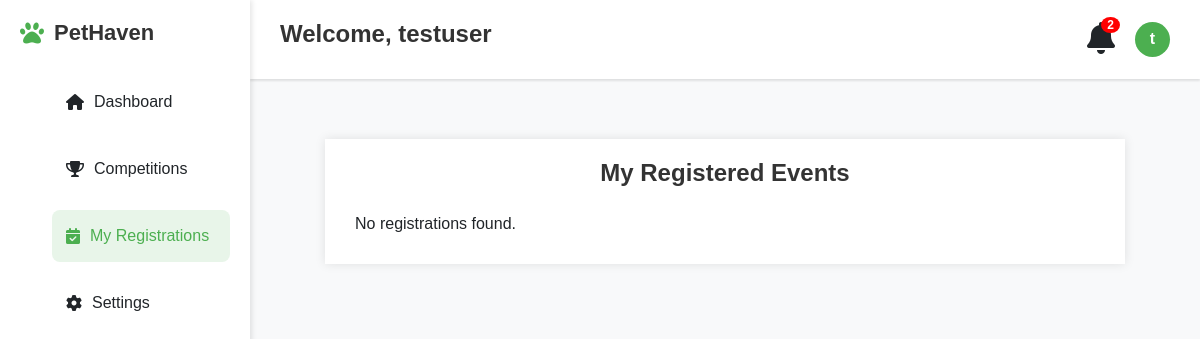
The app's page /registrations (signed in), older data.
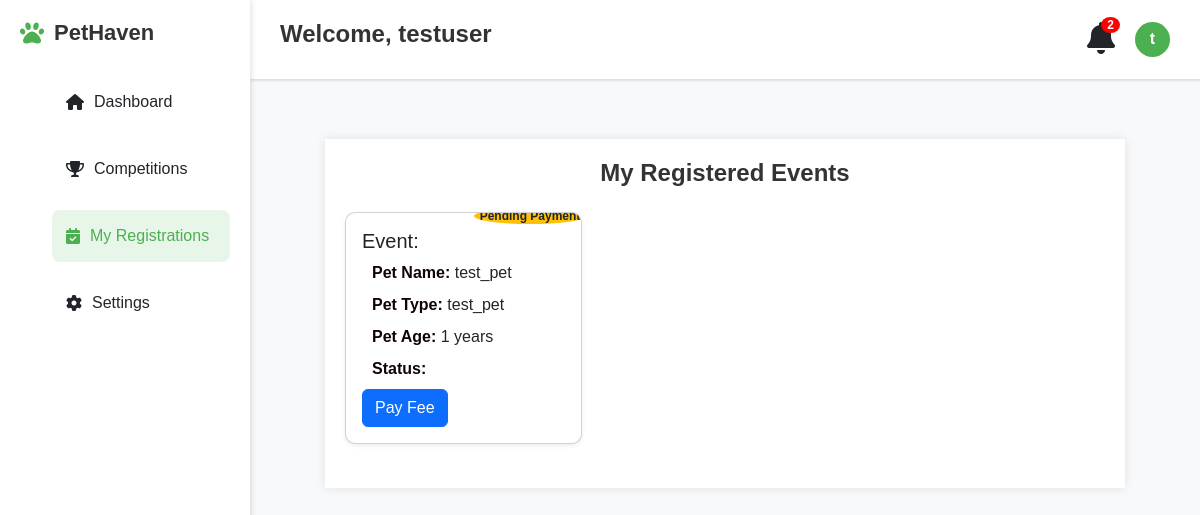
The same page, newer data.
### models.py (models this page shows)
class User(db.Model, UserMixin):
    id = db.Column(db.Integer, primary_key=True)
    username = db.Column(db.String(100), unique=True, nullable=False)
    email = db.Column(db.String(120), unique=True, nullable=False)
    password = db.Column(db.String(60), nullable=False)
    is_admin = db.Column(db.Boolean, default=False)

class Registration(db.Model):
    id = db.Column(db.Integer, primary_key=True)
    user_id = db.Column(db.Integer, db.ForeignKey('user.id'), nullable=False)
    event_id = db.Column(db.Integer, db.ForeignKey('event.id'), nullable=False)
    pet_name = db.Column(db.String(100), nullable=False)
    pet_type = db.Column(db.String(100), nullable=False)
    pet_age=db.Column(db.Integer,nullable=False)
    paid = db.Column(db.Boolean, default=False)
    event = db.relationship('Event', backref=db.backref('registrations', lazy=True))

### app.py (the view)
@app.route('/registrations')
@login_required
def registrations():
    registered_events = db.session.query(Registration, Event).join(Event, Registration.event_id == Event.id).filter(Registration.user_id == current_user.id).all()
    return render_template("registrations.html", registered_events=registered_events)

### app.py (called while the page is built)
@login_manager.user_loader
def load_user(user_id):
    return User.query.get(int(user_id))

### templates/registrations.html (shortened to what this page needs)
{% extends "base.html" %}
{% block content %}
<div class="container mt-4">
    <h2 class="mb-4">My Registered Events</h2>
    {% if registered_events %}
        <div class="row">
            {% for reg, event in registered_events %}
                <div class="col-md-4">
                    <div class="card shadow-sm mb-4">
                        <div class="card-body">
                            <h5 class="card-title">Event: {{ event.name }}</h5>
                            <p class="card-text"><strong>Pet Name:</strong> {{ reg.pet_name }}</p>
                            <p class="card-text"><strong>Pet Type:</strong> {{ reg.pet_type }}</p>
                            <p class="card-text"><strong>Pet Age:</strong> {{ reg.pet_age }} years</p>
                            <p class="card-text">
                                <strong>Status:</strong>
                                {% if reg.paid %}
                                    <span class="badge bg-success">Paid</span>
                                {% else %}
                                    <span class="badge bg-warning text-dark">Pending Payment</span>
                                {% endif %}
                            </p>
                            {% if not reg.paid %}
                                <a href="{{ url_for('pay_fee', registration_id=reg.id) }}" class="btn btn-primary">Pay Fee</a>
                            {% endif %}
                        </div>
                    </div>
                </div>
            {% endfor %}
        </div>
    {% else %}
        <p>No registrations found.</p>
    {% endif %}
</div>
{% endblock %}

### templates/base.html (shortened to what this page needs)
<!DOCTYPE html>
<html lang="en">
<head>
    <link rel="stylesheet" href="https://cdnjs.cloudflare.com/ajax/libs/font-awesome/6.0.0/css/all.min.css">
    <link href="https://cdn.jsdelivr.net/npm/bootstrap@5.3.0/dist/css/bootstrap.min.css" rel="stylesheet">
    <link rel="stylesheet" href="{{ url_for('static', filename='css/style.css') }}">
</head>
<body>
    {% if current_user.is_authenticated %}
        <div class="navbar" id="navbar">
            <h2>Welcome, {{ current_user.username }}</h2>
            <div class="nav-right">
                <div class="notification">
                    <i class="fas fa-bell fa-2x"></i>
                    <span class="badge">2</span>
                </div>
                <div class="profile-dropdown">
                    <div class="profile" onclick="toggleDropdown()">
                        <div class="profile-pic">{{ current_user.username[0] }}</div>
                    </div>
                </div>
            </div>
            </div>
            <div class="sidebar" id="sidebar">
                <div class="logo">
                    <i class="fas fa-paw"></i>
                    <h2>PetHaven</h2>
                </div>
                <ul class="nav-menu">
                    <li class="nav-item {% if request.endpoint == 'dashboard' %}active{% endif %}">
                        <a href="{{ url_for('dashboard') }}"><i class="fas fa-home"></i> Dashboard</a>
                    </li>
                    <li class="nav-item {% if request.endpoint == 'competitions' %}active{% endif %}">
                        <a href="{{ url_for('competitions') }}"><i class="fas fa-trophy"></i> Competitions</a>
                    </li>
                    <li class="nav-item {% if request.endpoint == 'registrations' %}active{% endif %}">
                        <a href="{{ url_for('registrations') }}"><i class="fas fa-calendar-check"></i> My Registrations</a>
                    </li>
                    <li class="nav-item {% if request.endpoint == 'settings' %}active{% endif %}">
                        <a href="{{ url_for('settings') }}"><i class="fas fa-cog"></i> Settings</a>
                    </li>
                </ul>
            </div>
    {% endif %}
    <div class="main-content">
        {% block content %}{% endblock %}
    </div>
</body>
</html>

### static/css/style.css (style rules this page uses)
body { font-family: Arial, sans-serif; margin: 0px; padding: 0; margin-top: 75px; background-color: #f8f9fa; height: 100vh; }
.container { max-width: 800px; margin: auto; background: white; padding: 20px; box-shadow: 0px 0px 10px rgba(0, 0, 0, 0.1); }
* { margin: 0; padding: 0; box-sizing: border-box; font-family: 'Arial', sans-serif; }
.sidebar { position: fixed; left: 0; top: 0; height: 100%; width: 250px; background: white; box-shadow: 2px 0 5px rgba(0,0,0,0.1); padding: 20px; z-index: 990; transform: translateX(0); transition: transform 0.3s ease-in-out; }
.logo { display: flex; align-items: center; gap: 10px; margin-bottom: 30px; }
.logo i { color: #4CAF50; font-size: 24px; }
.logo h2 { font-size: 22px; margin: 0; }
.nav-menu { list-style: none; }
.nav-item { margin: 15px 0; padding: 12px; border-radius: 8px; cursor: pointer; }
.nav-item a { text-decoration: none; color: inherit; display: flex; align-items: center; width: 100%; padding: 2px; background-color: none; }
.nav-item i { margin-right: 10px; }
.nav-item.active a { background: #e8f5e9; color: #4CAF50; }
.nav-item.active { background: #e8f5e9; color: #4CAF50; }
.navbar { position: fixed; left: 250px; top: 0; width: calc(100% - 250px); display: flex; align-items: center; background: white; padding: 15px 30px; z-index: 100; box-shadow: 0 2px 2px rgba(0,0,0,0.1); transition: left 0.3s ease-in-out, width 0.3s ease-in-out; }
.navbar h2 { flex: 1; padding-top: 5px; text-align: start; }
.nav-right { display: flex; align-items: center; gap: 20px; }
.notification { position: relative; cursor: pointer; }
.badge { position: absolute; top: -5px; right: -5px; background: red; color: white; padding: 2px 6px; border-radius: 50%; font-size: 12px; }
.profile { display: flex; align-items: center; gap: 10px; }
.profile-pic { width: 35px; height: 35px; border-radius: 50%; background: #4CAF50; display: flex; align-items: center; justify-content: center; color: white; font-weight: bold; }
.main-content { margin-left: 250px; padding: 40px; z-index: 10000; min-width: 500px; width: calc(100% - 250px); }
.card { background: white; border-radius: 10px; overflow: hidden; box-shadow: 0 2px 5px rgba(0,0,0,0.1); cursor: pointer; transition: transform 0.3s, box-shadow 0.3s; }
h2 { font-size: 24px; font-weight: bold; color: #333; text-align: center; margin-bottom: 15px; }
p { font-size: 16px; margin: 8px 0; text-align: left; padding-left: 10px; }
strong { color: #222; }
strong { color: #120404; }
.profile-dropdown { position: relative; cursor: pointer; }
.profile { display: flex; align-items: center; gap: 10px; cursor: pointer; }

Row changes from the older to the newer data that the page shows:
added Registration: pet_name "test_pet", pet_type "test_pet", pet_age "1", paid "Pending Payment"
Text that changed along with them:
text no longer shown: "No registrations found."
